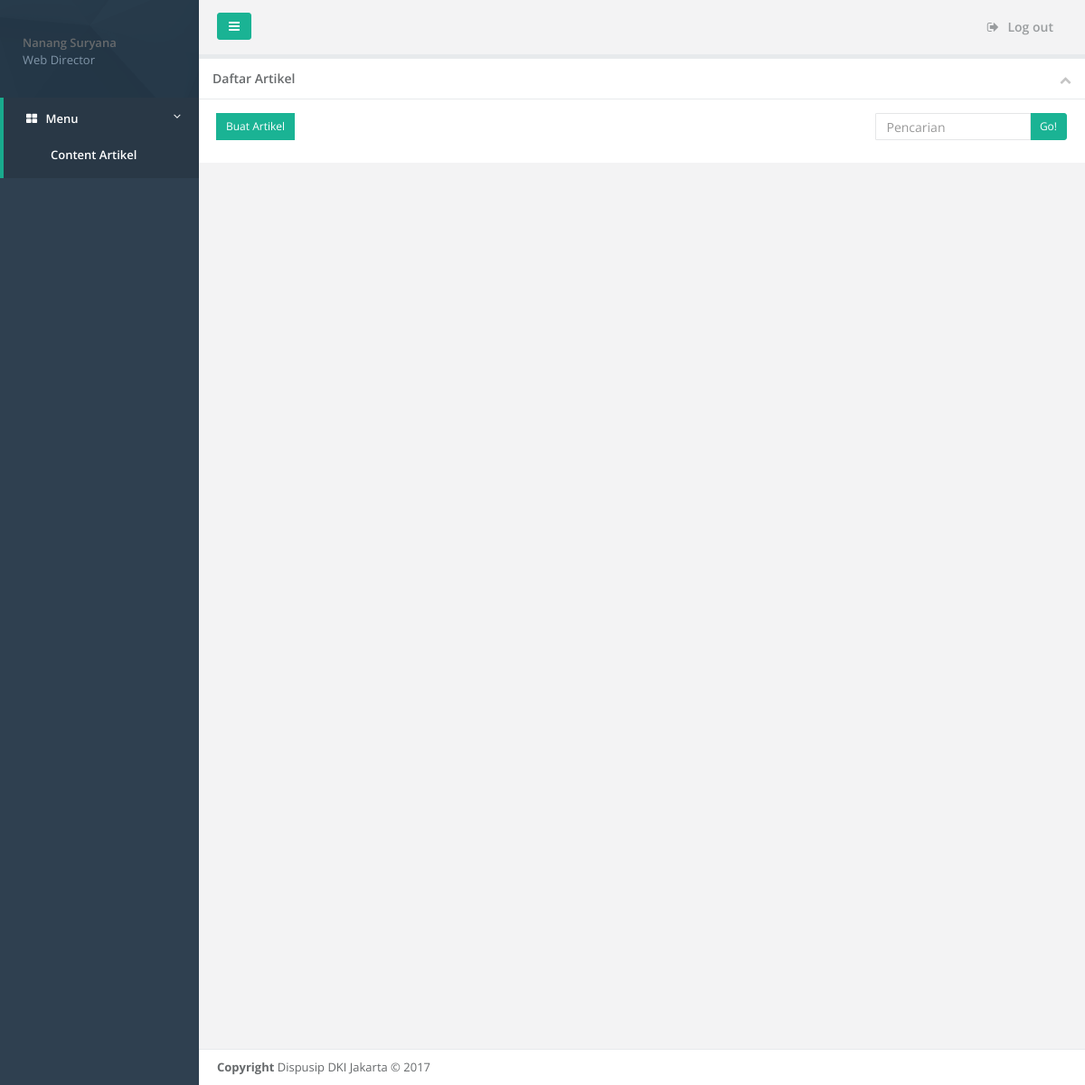
/form/admin/ (signed in), run on an earlier commit of the app's database.
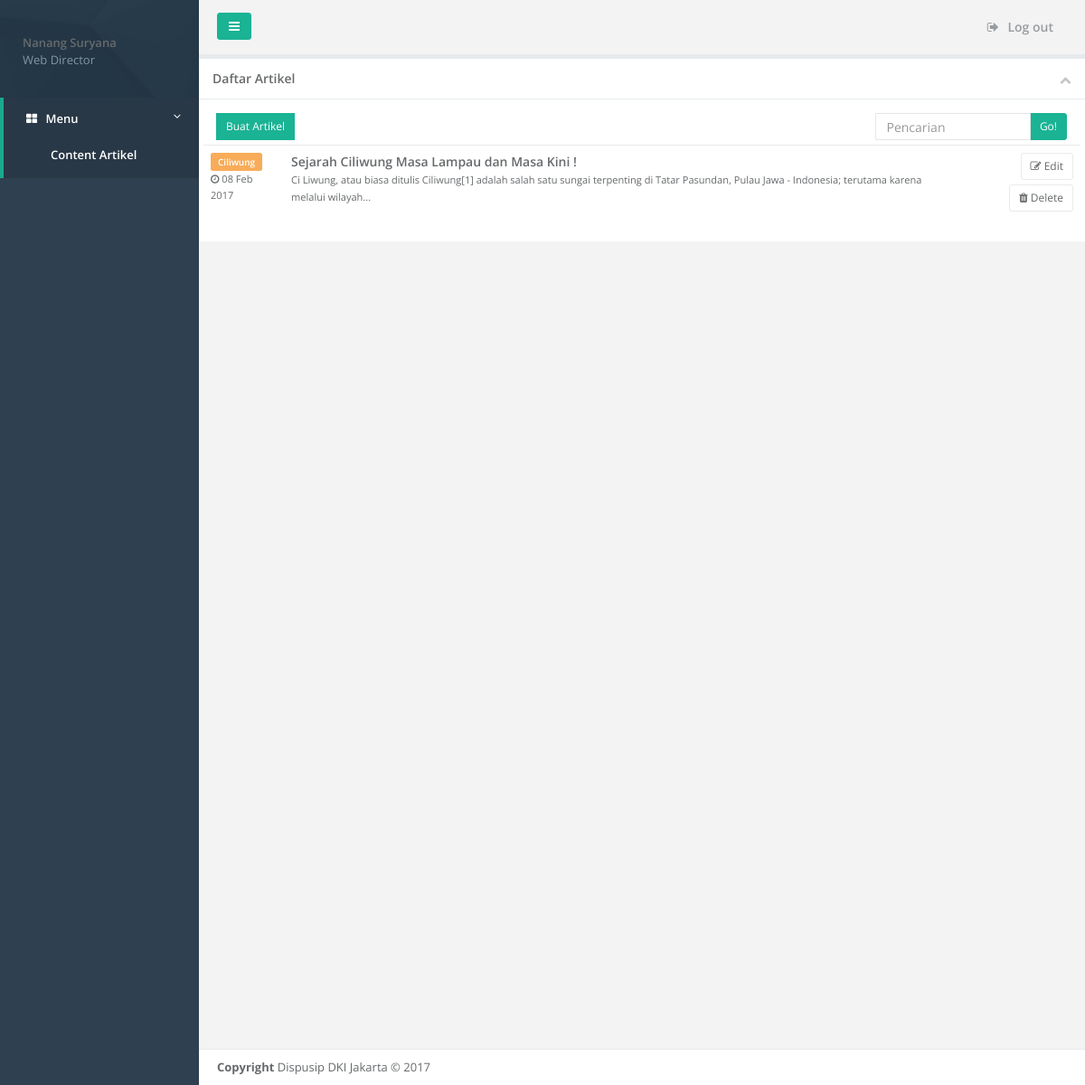
And on a later commit of the database.
### tables this page shows
CREATE TABLE `tbl_artikel` (
  `sid` varchar(36) NOT NULL,
  `tanggal` date NOT NULL,
  `judul` varchar(100) NOT NULL,
  `author` varchar(100) NOT NULL,
  `isi` text NOT NULL,
  `category` varchar(50) NOT NULL,
  `cover` varchar(50) DEFAULT NULL,
  `viewed` int(5) DEFAULT '0',
  `is_publish` tinyint(1) NOT NULL DEFAULT '0'
);

### config/configuration.php (called while the page is built, shortened)
<?php
    function get_tanggal($tanggal) {
        $day = date('d', strtotime($tanggal));
        $year = date('Y', strtotime($tanggal));
        $month = date('M', strtotime($tanggal));
        $monthList = array(
            "Jan" => "Jan",
            "Feb" => "Feb",
            "Mar" => "Mar",
            "Apr" => "Apr",
            "May" => "Mei",
            "Jun" => "Jun",
            "Jul" => "Jul",
            "Aug" => "Ags",
            "Sep" => "Sep",
            "Oct" => "Okt",
            "Nov" => "Nov",
            "Dec" => "Des"
        );
        return $day." ".$monthList[$month]." ".$year;
    }
    function trim_text($input, $length, $ellipses = true, $strip_html = true) {
        if ($strip_html) {
            $input = strip_tags($input);
        }
        $last_space = strrpos(substr($input, 0, $length), ' ');
        $trimmed_text = substr($input, 0, $last_space);
        if ($ellipses) {
            $trimmed_text .= '...';
        }
        return $trimmed_text;
    }
?>

### form/admin/admin_list_artikel.php (the view)
<div class="ibox float-e-margins">
    <div class="ibox-title">
        <h5>Daftar Artikel</h5>
        <div class="ibox-tools">
            <a class="collapse-link">
                <i class="fa fa-chevron-up"></i>
            </a>
        </div>
    </div>
    <div class="ibox-content">
        <div class="row">
            <div class="col-sm-9">
                <span class="input-group-btn">
                    <a href="?p=create-artikel" type="button" class="btn btn-sm btn-primary"> Buat Artikel</a>
                </span>
            </div>
            <div class="col-sm-3">
                <form method="post" action="">
                    <div class="input-group">
                        <input type="text" name="src_search" value="" placeholder="Pencarian" class="input-sm form-control" />
                        <span class="input-group-btn">
                            <button type="button" class="btn btn-sm btn-primary"> Go!</button>
                        </span>
                    </div>
                </form>
            </div>
        </div>
        <div class="row">
            <table class="table table-hover no-margins">
                <tbody>
                <?php
                    $user_sid = $_SESSION['user_sid'];
                    $sql = mysqli_query($conn, "SELECT * FROM tbl_artikel where is_publish = 1 and author = '$user_sid' order by tanggal desc");
                    while($arr = mysqli_fetch_array($sql)) {
                        $sid = $arr['sid'];
                ?>
                <tr>
                    <td class="project-status">
                        <span class="label label-warning"><?php echo $arr['category']; ?></span>
                        <br/>
                        <small><i class="fa fa-clock-o"></i> <?php echo get_tanggal($arr['tanggal']);?></small>
                    </td>
                    <td class="project-title">
                        <a href="#"><?php echo $arr['judul']; ?></a>
                        <br/>
                        <small><?php echo trim_text(htmlspecialchars_decode($arr['isi']), 170);?></small>
                    </td>
                    <td class="project-actions">
                        <a class="btn btn-white btn-sm" href="?p=create-artikel&id=<?php echo $sid;?>"><i class="fa fa-pencil-square-o"></i> Edit</a>
                        <a class="btn btn-white btn-sm btnDelete" onclick="deleteAction('<?php echo $sid;?>')"><i class="fa fa-trash"></i> Delete</a>
                    </td>
                </tr>
                <?php } ?>
                </tbody>
            </table>
        </div>
    </div>
</div>

What changed in the data, as far as the page shows it:
now on this page (row edited): tbl_artikel: category "Ciliwung", tanggal "08 Feb 2017", judul "Sejarah Ciliwung Masa Lampau dan Masa Kini !", isi "Ci Liwung, atau biasa ditulis Ciliwung[1] adalah salah satu sungai terpenting di Tatar Pasundan, Pulau Jawa - Indonesia; terutama karena melalui wilayah..."
